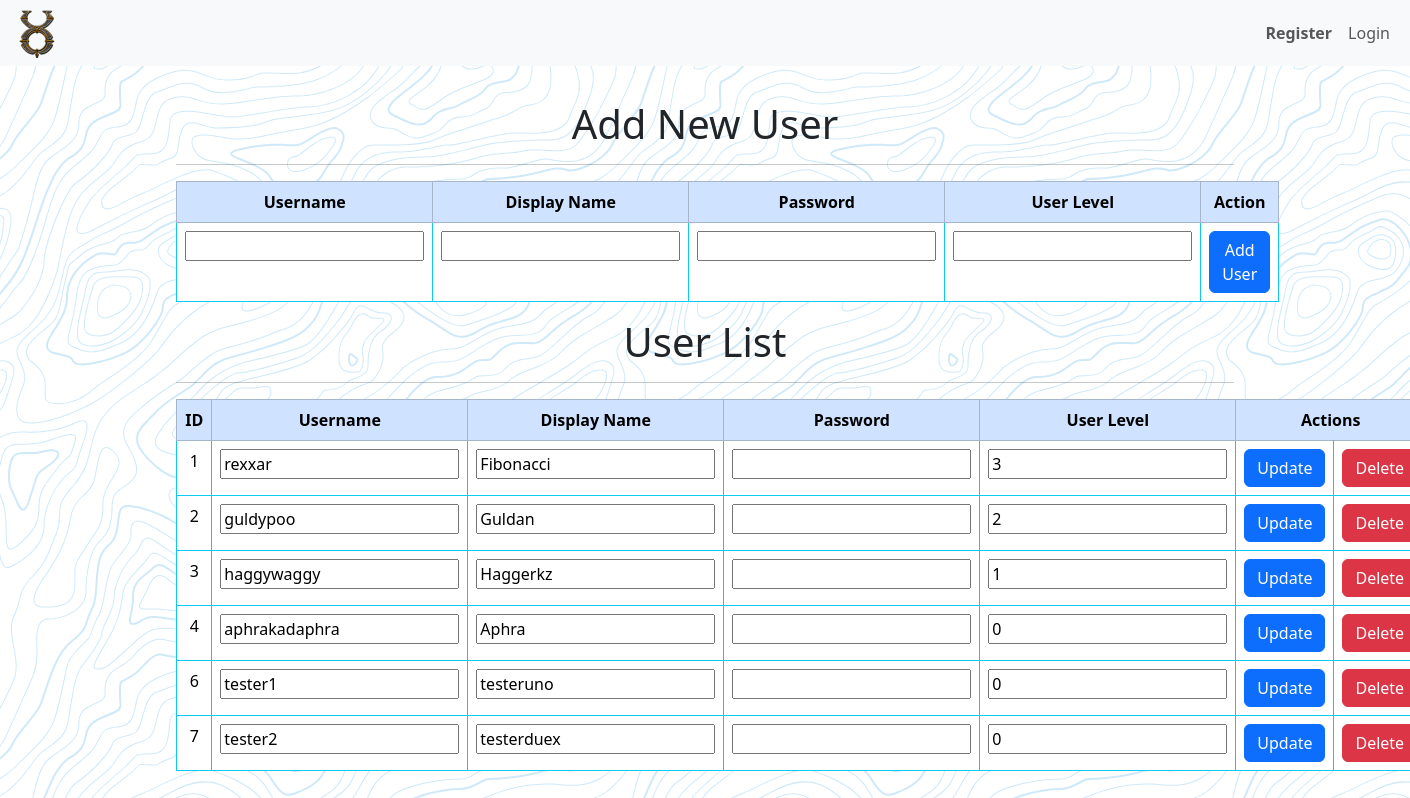
The app's page /a_users, older data.
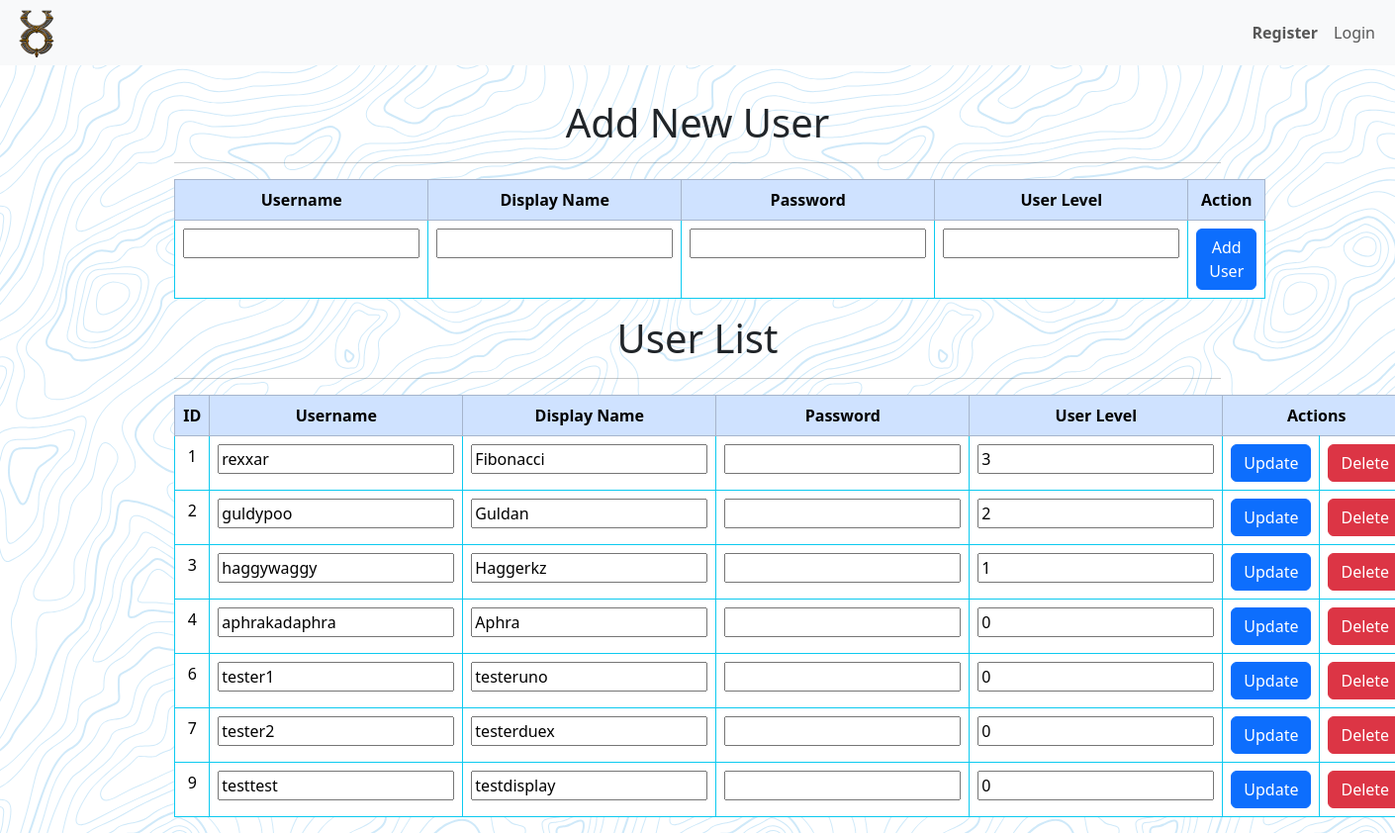
The same page, newer data.
### tables this page shows
CREATE TABLE users (
    id INTEGER PRIMARY KEY AUTOINCREMENT,
    username TEXT NOT NULL,
    password TEXT NOT NULL,
    is_admin INTEGER NOT NULL DEFAULT 0
, sel_lock BOOLEAN DEFAULT (0) NOT NULL, display_name TEXT);

### app.py (the view)
@app.route('/a_users')
def a_users():
    users_data = select_all_users()
    return render_template('a_users.html', users_data=users_data)

### app.py (called while the page is built)
@app.before_request
def authentication():
    if 'id' in session:
        user_data = get_user_data()
        selection_toggle = check_selection_toggle()
        g.is_admin = user_data['is_admin']
        g.sel_lock = user_data['sel_lock']
        g.display_name = user_data['display_name']
        g.selection_toggle = selection_toggle['selections_toggle']

### helpers.py (called while the page is built)
def connect_to_database(database_name):
    conn = sqlite3.connect(database_name)
    conn.row_factory = sqlite3.Row
    cursor = conn.cursor()
    return conn, cursor

### users.py (called while the page is built)
def select_all_users(user_id=None):
    conn, cursor = connect_to_database('uonew.db')
    if user_id:
        cursor.execute("SELECT * FROM users WHERE id =?", (user_id,))
    else:
        cursor.execute("SELECT * FROM users")
    users_data = cursor.fetchall()
    conn.close()
    return users_data

### templates/a_users.html (shortened to what this page needs)
{% extends "index.html" %}
{% block nav %}
    <nav class="navbar navbar-expand-lg bg-body-tertiary fixed-top">
        <div class="container-fluid">
            <img src="{{ url_for('static', filename='images/uo.png') }}" alt="UO Icon" class="small-image">
            <div class="collapse navbar-collapse" id="navbarSupportedContent">
                <ul class="navbar-nav mb-2 mb-lg-0 right-align">
                     {% if not 'id' in session %}
                    <li class="nav-item">
                        <a class="nav-link" href="register"><b>Register</b></a>
                    </li>
                    <li class="nav-item">
                        <a class="nav-link" href="login">Login</a>
                    </li>
                    {% endif %}
                </ul>
            </div>
        </div>
    </nav>
{% endblock %}
{% block content %}
    <div class="spacer"></div>
    <div class="a_users_table">
        <h1>Add New User</h1>
        <hr>
        <table class="table table-bordered border-info">
            <thead class="table-primary">
                <tr>
                    <th>Username</th>
                    <th>Display Name</th>
                    <th>Password</th>
                    <th>User Level</th>
                    <th>Action</th>
                </tr>
            </thead>
            <tbody>
                <tr>
                    <form action="{{ url_for('admin_add_user') }}" method="post">
                        <td><input type="text" name="username"></td>
                        <td><input type="text" name="displayname"></td>
                        <td><input type="text" name="password"></td>
                        <td><input type="number" name="user_level"></td>
                        <td><button type="submit" class="btn btn-primary" onclick="return confirm('Are you sure?')">Add User</button></td>
                    </form>
                </tr>
            </tbody>
        </table>
    </div>
    <div class="a_users_table">
        <h1>User List</h1>
        <hr>
        <table class="table table-bordered border-info">
            <thead class="table-primary">
                <tr>
                    <th>ID</th>
                    <th>Username</th>
                    <th>Display Name</th>
                    <th>Password</th>
                    <th>User Level</th>
                    <th colspan="2">Actions</th>
                </tr>
            </thead>
            <tbody>
                {% for user in users_data %}
                    <tr>
                        <form action="{{ url_for('admin_update_user') }}" method="post">
                            <td><input type="hidden" name="id" value="{{ user['id'] }}">{{ user['id'] }}</td>
                            <td><input type="text" name="username" value="{{ user['username'] }}"></td>
                            <td><input type="text" name="display_name" value="{{ user['display_name'] }}"></td>
                            <td><input type="text" name="password"></td>
                            <td><input type="number" name="user_level" value="{{ user['is_admin'] }}"></td>
                            <td><button type="submit" class="btn btn-primary" onclick="return confirm('Are you sure?')">Update</button></td>
                        </form>
                        <form action="{{ url_for('delete_a_user') }}" method="post">
                            <td><button type="submit" class="btn btn-danger" onclick="return confirm('Are you sure you want to delete?')">Delete</button></td>
                        </form>
                    </tr>
                {% endfor %}
            </tbody>
        </table>
    </div>
{% endblock %}

### templates/index.html (shortened to what this page needs)
<!DOCTYPE html>
<html lang="en">
<head>
    <link href="https://cdn.jsdelivr.net/npm/bootstrap@5.3.2/dist/css/bootstrap.min.css" rel="stylesheet">
    <link rel="stylesheet" type="text/css" href="{{ url_for('static', filename='style.css') }}">
    <link href="https://cdn.jsdelivr.net/npm/bootstrap-table@1.22.3/dist/bootstrap-table.min.css" rel="stylesheet">
</head>
<body>
    <header>
        <nav>
            {% block nav %}{% endblock %}
        </nav>
    </header>
    <main>
        {% block content %}{% endblock %}
    </main>
</body>
</html>

Row changes from the older to the newer data that the page shows:
added users: id "9", username "testtest", display_name "testdisplay", user_level "0"
